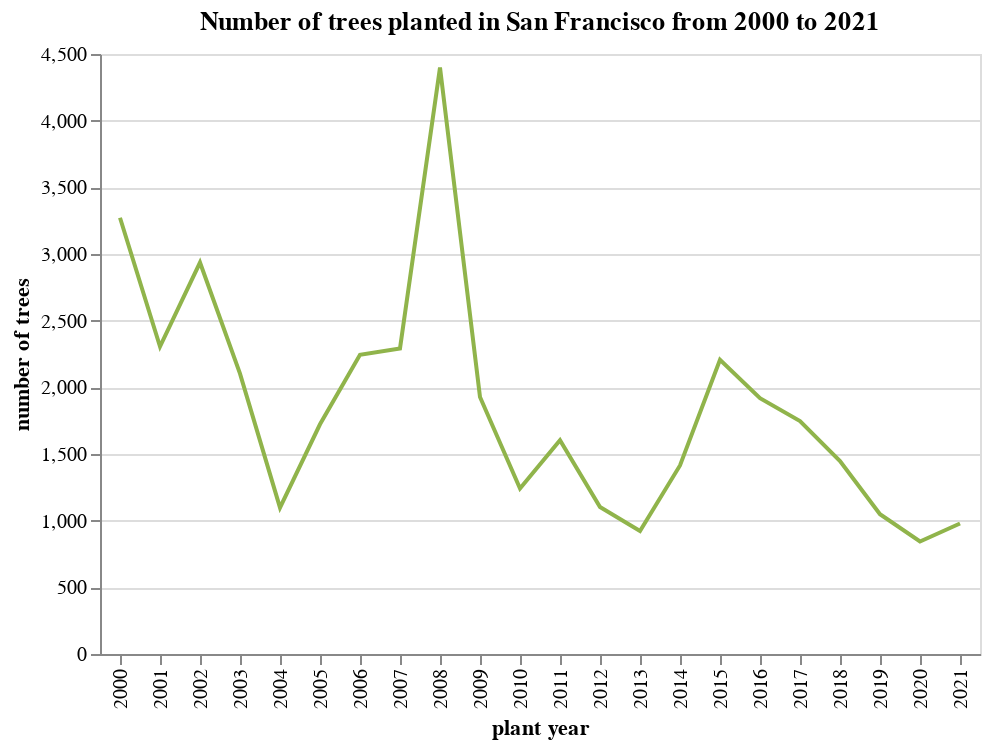

The notebook cell this image was saved under:
### Markdown cell above
### visualize

### Code cell
# create line chart for the year

alt.Chart(tree_count_2000).mark_line().encode(
    x=alt.X('_year:O', title='plant year'),
    y=alt.Y('treecount', title='number of trees'),
    color = alt.value('#90B44B')
).properties(
    title='Number of trees planted in San Francisco from 2000 to 2021'
)

### Figure 1 — Vega-Lite specification as saved in the notebook (floating-point values rounded to 4 significant figures)
{"config": {"view": {"continuousWidth": 400, "continuousHeight": 300}}, "data": {"name": "data-b9ff3e0fb255ffa8dff835e236d88a92"}, "mark": "line", "encoding": {"color": {"value": "#90B44B"}, "x": {"field": "_year", "title": "plant year", "type": "ordinal"}, "y": {"field": "treecount", "title": "number of trees", "type": "quantitative"}}, "title": "Number of trees planted in San Francisco from 2000 to 2021", "$schema": "https://vega.github.io/schema/vega-lite/v4.17.0.json", "datasets": {"data-b9ff3e0fb255ffa8dff835e236d88a92": [{"_year": 2000, "treecount": 3272}, {"_year": 2001, "treecount": 2306}, {"_year": 2002, "treecount": 2936}, {"_year": 2003, "treecount": 2103}, {"_year": 2004, "treecount": 1098}, {"_year": 2005, "treecount": 1723}, {"_year": 2006, "treecount": 2244}, {"_year": 2007, "treecount": 2292}, {"_year": 2008, "treecount": 4398}, {"_year": 2009, "treecount": 1927}, {"_year": 2010, "treecount": 1241}, {"_year": 2011, "treecount": 1604}, {"_year": 2012, "treecount": 1102}, {"_year": 2013, "treecount": 922}, {"_year": 2014, "treecount": 1414}, {"_year": 2015, "treecount": 2207}, {"_year": 2016, "treecount": 1919}, {"_year": 2017, "treecount": 1747}, {"_year": 2018, "treecount": 1447}, {"_year": 2019, "treecount": 1048}, {"_year": 2020, "treecount": 844}, {"_year": 2021, "treecount": 979}]}}
